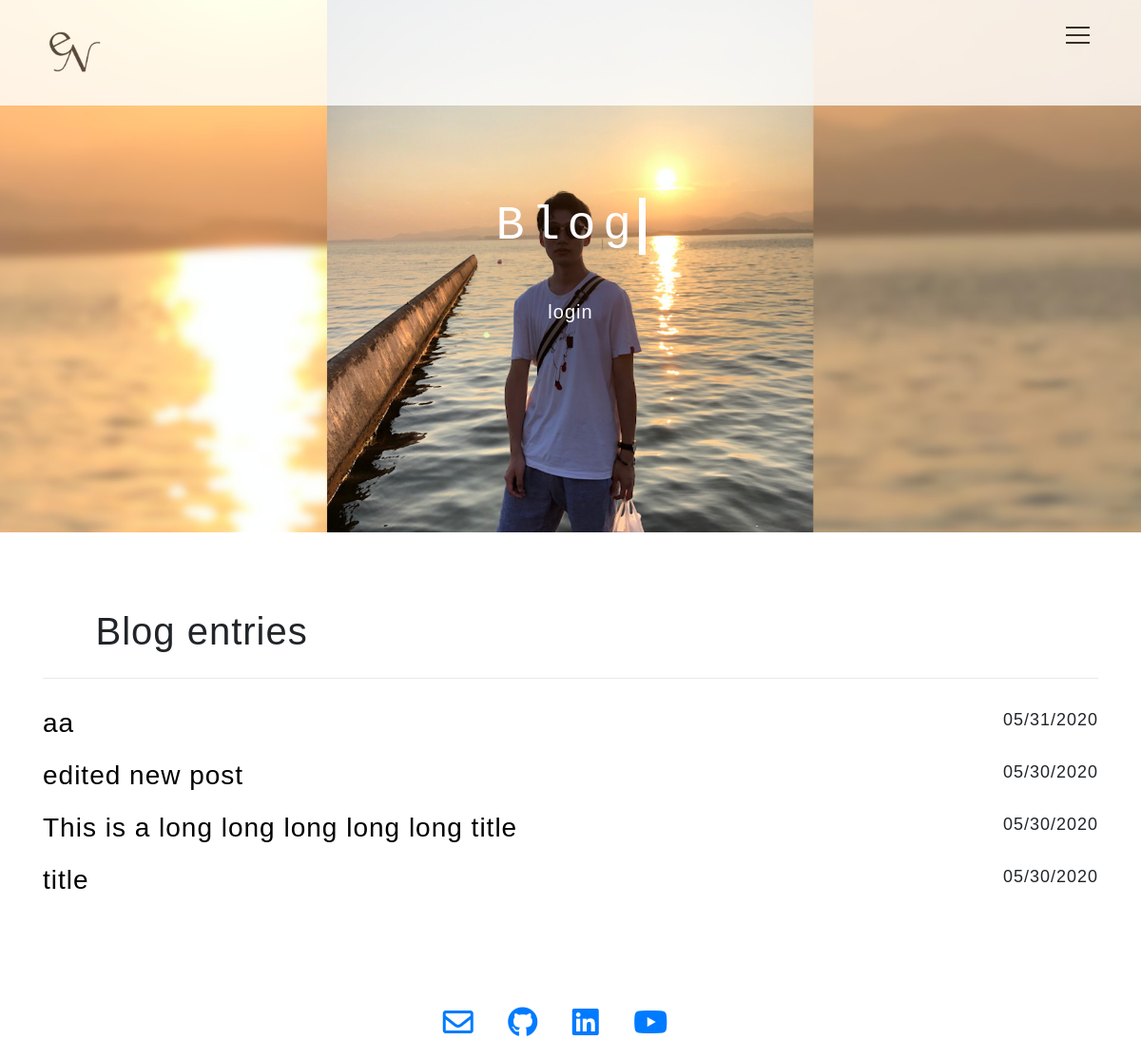
/blog/, run on an earlier commit of the app's database.
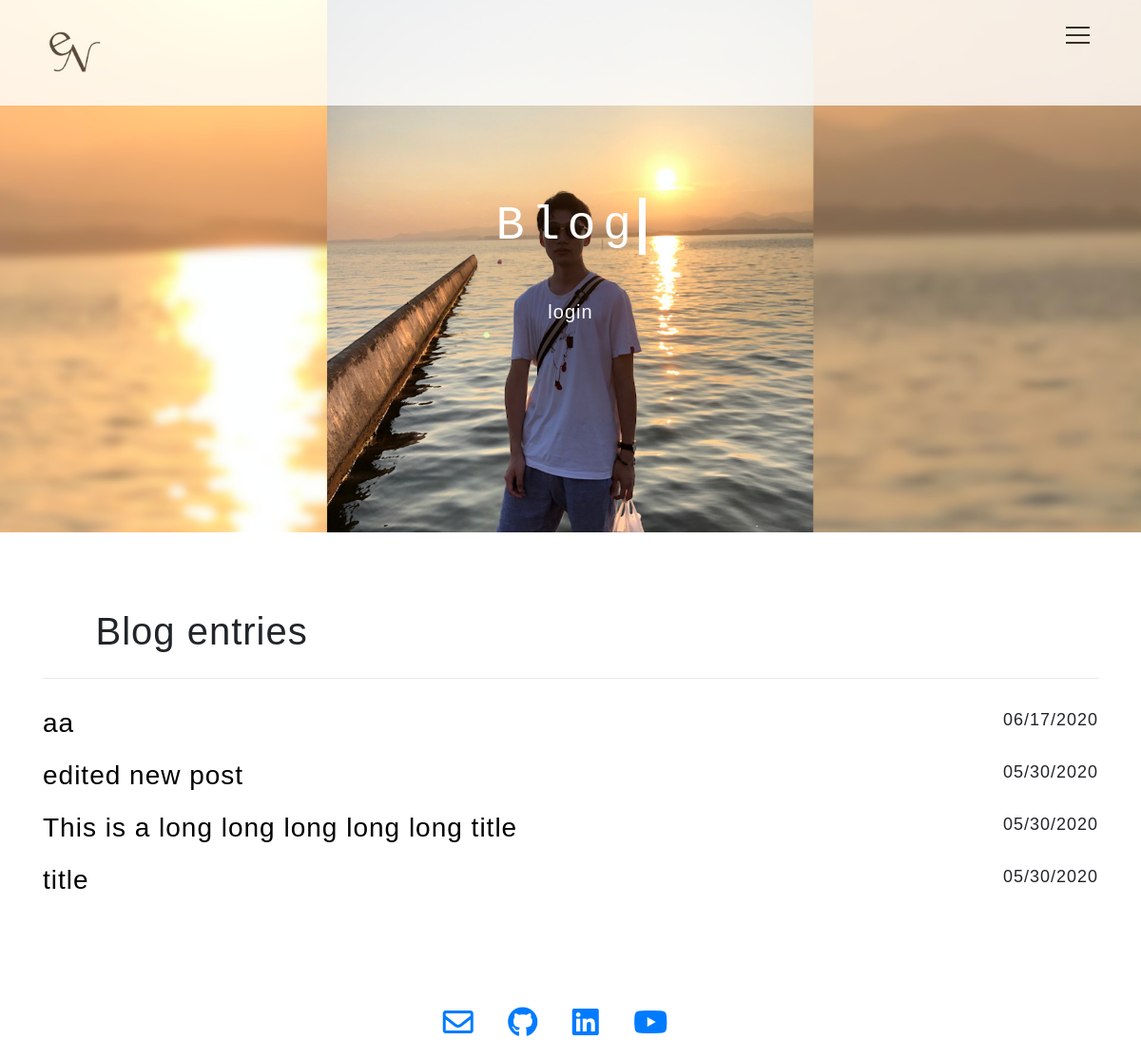
And on a later commit of the database.
### eureyuri.py (models this page shows, shortened)
class Entry(flask_db.Model):
    title = CharField()
    slug = CharField(unique=True)
    content = TextField()
    published = BooleanField(index=True)
    timestamp = DateTimeField(default=datetime.datetime.now, index=True)
    @classmethod
    def public(cls):
        return Entry.select().where(Entry.published == True)

### eureyuri.py (the view)
@app.route('/blog/')
def blog():
    query = Entry.public().order_by(Entry.timestamp.desc())
    return object_list(
        'blog.html',
        query,
        search="",
        check_bounds=False)

### templates/blog.html (shortened to what this page needs)
{% extends "base.html" %}
{% block head %}Blog{% endblock %}
{% block content_title %}{% if search %}Search "{{ search }}"{% else %}Blog entries{% endif %}{% endblock %}
{% block content %}
  {% for entry in object_list %}
    <h3>
      <div class="row">
        <div class="col-sm-10">
          <a class="jump_black" href="{% if entry.published %}{{ url_for('detail', slug=entry.slug) }}{% else %}{{ url_for('edit', slug=entry.slug) }}{% endif %}">
            {{ entry.title }}
          </a>
        </div>
        <div class="col-sm-2">
          <p style="float: right;"> {{ entry.timestamp.strftime('%m/%d/%Y') }}</p>
        </div>
      </div>
    </h3>
  {% else %}
    <p>No entries have been created yet.</p>
  {% endfor %}
{% endblock %}

What changed in the data, as far as the page shows it:
changed Entry "aa": timestamp "05/31/2020" → "06/17/2020"
